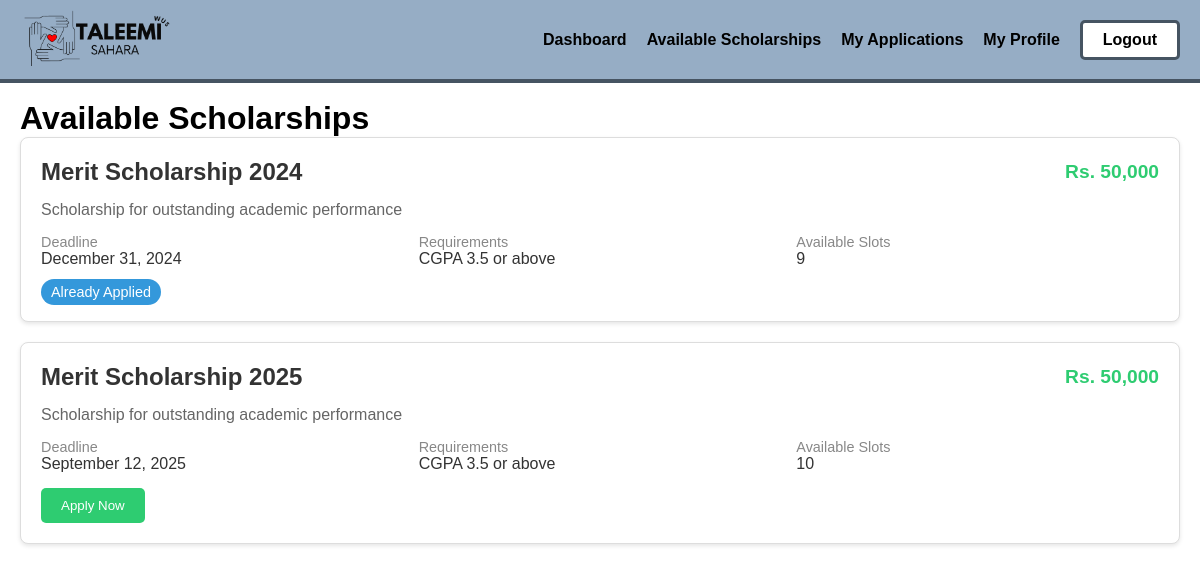
The app's page /student/scholarships.php (signed in) with its own data.
### tables this page shows
CREATE TABLE `scholarships` (
  `id` int(11) NOT NULL,
  `title` varchar(255) NOT NULL,
  `description` text DEFAULT NULL,
  `amount` decimal(10,2) NOT NULL,
  `requirements` text DEFAULT NULL,
  `deadline` date NOT NULL,
  `available_slots` int(11) NOT NULL DEFAULT 1,
  `status` enum('active','inactive') DEFAULT 'active',
  `created_at` timestamp NOT NULL DEFAULT current_timestamp()
);

### student/scholarships.php (the view, shortened to what this page needs)
<?php
require_once '../config/database.php';
$stmt = $conn->prepare("SELECT * FROM scholarships WHERE status = 'active'");
$stmt->execute();
$scholarships = $stmt->get_result()->fetch_all(MYSQLI_ASSOC);
$stmt = $conn->prepare("SELECT scholarship_id FROM scholarship_applications WHERE student_id = ?");
$stmt->bind_param("i", $_SESSION['user_id']);
$stmt->execute();
$applied_scholarships = $stmt->get_result()->fetch_all(MYSQLI_ASSOC);
$applied_scholarship_ids = array_column($applied_scholarships, 'scholarship_id');
?>
<!DOCTYPE html>
<html lang="en">
<head>
    <link rel="stylesheet" href="../css/font.css">
</head>
<body>
    <?php include '../components/student-navbar.php'; ?>
    <div class="scholarships-container animate-fade-in">
        <h1>Available Scholarships</h1>
        <?php if (empty($scholarships)): ?>
            <p>No scholarships are currently available.</p>
        <?php else: ?>
            <?php foreach ($scholarships as $scholarship): ?>
                <div class="scholarship-card">
                    <div class="scholarship-header">
                        <h2 class="scholarship-title"><?php echo htmlspecialchars($scholarship['title']); ?></h2>
                        <span class="scholarship-amount">Rs. <?php echo number_format($scholarship['amount']); ?></span>
                    </div>
                    <p class="scholarship-description"><?php echo htmlspecialchars($scholarship['description']); ?></p>
                    <div class="scholarship-details">
                        <div class="detail-item">
                            <span class="detail-label">Deadline</span>
                            <span class="detail-value"><?php echo date('F j, Y', strtotime($scholarship['deadline'])); ?></span>
                        </div>
                        <div class="detail-item">
                            <span class="detail-label">Requirements</span>
                            <span class="detail-value"><?php echo htmlspecialchars($scholarship['requirements']); ?></span>
                        </div>
                        <div class="detail-item">
                            <span class="detail-label">Available Slots</span>
                            <span class="detail-value"><?php echo $scholarship['available_slots']; ?></span>
                        </div>
                    </div>
                    <?php if (in_array($scholarship['id'], $applied_scholarship_ids)): ?>
                        <span class="applied-badge">Already Applied</span>
                    <?php else: ?>
                        <button class="apply-button" onclick="applyForScholarship(<?php echo $scholarship['id']; ?>)">
                            Apply Now
                        </button>
                    <?php endif; ?>
                </div>
            <?php endforeach; ?>
        <?php endif; ?>
    </div>
</body>
</html>

### student/scholarships.php (style rules this page uses)
.scholarships-container { max-width: 1200px; margin: 0 auto; padding: 100px 20px; }
.scholarship-card { background: white; border: 1px solid #ddd; border-radius: 8px; padding: 20px; margin-bottom: 20px; box-shadow: 0 2px 4px rgba(0, 0, 0, 0.1); }
.scholarship-header { display: flex; justify-content: space-between; align-items: center; margin-bottom: 15px; }
.scholarship-title { font-size: 1.5em; color: #333; margin: 0; }
.scholarship-amount { font-size: 1.2em; color: #2ecc71; font-weight: bold; }
.scholarship-description { color: #666; margin-bottom: 15px; }
.scholarship-details { display: grid; grid-template-columns: repeat(auto-fit, minmax(200px, 1fr)); gap: 15px; margin-bottom: 15px; }
.detail-item { display: flex; flex-direction: column; }
.detail-label { font-size: 0.9em; color: #888; }
.detail-value { font-weight: 500; color: #333; }
.apply-button { background-color: #2ecc71; color: white; border: none; padding: 10px 20px; border-radius: 5px; cursor: pointer; font-weight: 500; transition: background-color 0.3s; }
.applied-badge { background-color: #3498db; color: white; padding: 5px 10px; border-radius: 15px; font-size: 0.9em; }

### components/student-navbar.php (style rules this page uses)
* { box-sizing: border-box; padding: 0; margin: 0; font-family: "Raleway", sans-serif; }

### records on screen
scholarships: title "Merit Scholarship 2024", amount "50,000", description "Scholarship for outstanding academic performance", deadline "December 31, 2024", requirements "CGPA 3.5 or above", available_slots "9", shows "Already Applied"
scholarships: title "Merit Scholarship 2025", amount "50,000", description "Scholarship for outstanding academic performance", deadline "September 12, 2025", requirements "CGPA 3.5 or above", available_slots "10"
